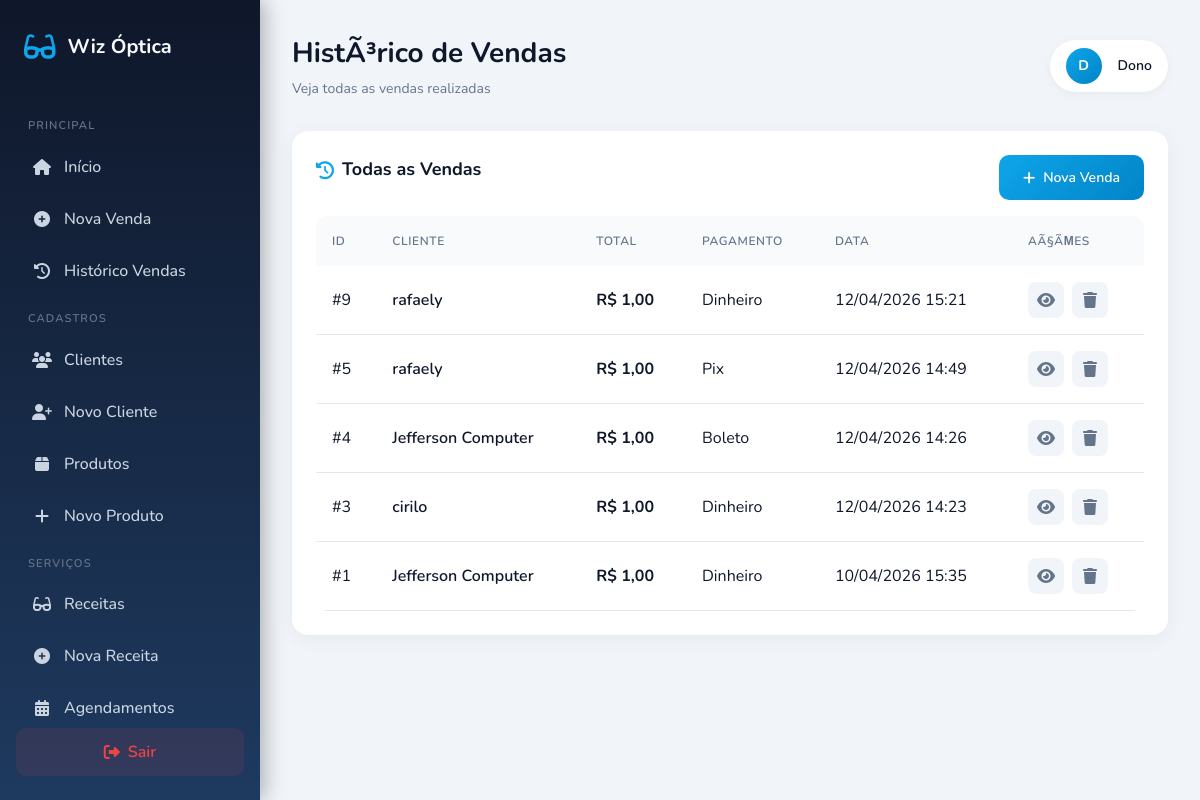
Page /views/vendas/historico.php (signed in) on the committed database.
### tables this page shows
CREATE TABLE `vendas` (
  `id` bigint(20) UNSIGNED NOT NULL,
  `cliente_id` int(11) DEFAULT NULL,
  `usuario_id` int(11) DEFAULT NULL,
  `total` decimal(10,2) DEFAULT NULL,
  `forma_pagamento` varchar(30) DEFAULT NULL,
  `data_venda` timestamp NOT NULL DEFAULT current_timestamp()
);

CREATE TABLE `clientes` (
  `id` bigint(20) UNSIGNED NOT NULL,
  `nome` varchar(100) NOT NULL,
  `telefone` varchar(20) DEFAULT NULL,
  `cpf` varchar(14) DEFAULT NULL,
  `email` varchar(100) DEFAULT NULL,
  `data_nascimento` date DEFAULT NULL,
  `criado_em` timestamp NOT NULL DEFAULT current_timestamp(),
  `endereco` text DEFAULT NULL,
  `bairro` text DEFAULT NULL,
  `numero` int(11) DEFAULT NULL
);

### views/vendas/historico.php (the view, shortened to what this page needs)
<?php
$db = Database::getInstance()->getConnection();
try {
    $stmt = $db->query("SELECT v.*, c.nome as cliente_nome FROM vendas v LEFT JOIN clientes c ON v.cliente_id = c.id ORDER BY v.id DESC");
    $vendas = $stmt->fetchAll();
} catch (PDOException $e) {
    error_log("Erro: " . $e->getMessage());
    $vendas = [];
}
include __DIR__ . '/../layout_base.php';
?>
<div class="card">
    <div class="flex justify-between items-center mb-4">
        <h2 class="card-title">
            <i class="fas fa-history"></i>
            Todas as Vendas
        </h2>
        <a href="nova.php" class="btn btn-primary">
            <i class="fas fa-plus"></i>
            Nova Venda
        </a>
    </div>
    <?php if (empty($vendas)): ?>
    <div class="empty-state">
        <i class="fas fa-shopping-cart"></i>
        <h3>Nenhuma venda realizada</h3>
        <p>Comece criando sua primeira venda.</p>
        <a href="nova.php" class="btn btn-primary mt-4">
            <i class="fas fa-plus"></i>
            Criar Venda
        </a>
    </div>
    <?php else: ?>
    <div class="table-container">
        <table class="table">
            <thead>
                <tr>
                    <th>ID</th>
                    <th>Cliente</th>
                    <th>Total</th>
                    <th>Pagamento</th>
                    <th>Data</th>
                    <th>AÃ§Ãµes</th>
                </tr>
            </thead>
            <tbody>
                <?php foreach ($vendas as $v): ?>
                <tr>
                    <td>#<?php echo $v['id']; ?></td>
                    <td class="font-semibold"><?php echo htmlspecialchars($v['cliente_nome'] ?? 'Sem cliente'); ?></td>
                    <td class="font-bold text-green-600">R$ <?php echo number_format($v['total'] ?? 0, 2, ',', '.'); ?></td>
                    <td><?php echo htmlspecialchars(ucfirst($v['forma_pagamento'] ?? '-')); ?></td>
                    <td><?php echo $v['data_venda'] ? date('d/m/Y H:i', strtotime($v['data_venda'])) : '-'; ?></td>
                    <td>
                        <div class="actions">
                            <a href="visualizar.php?id=<?php echo $v['id']; ?>" class="btn-icon" title="Visualizar">
                                <i class="fas fa-eye"></i>
                            </a>
                            <a href="excluir.php?id=<?php echo $v['id']; ?>" class="btn-icon danger" title="Excluir" onclick="return confirm('Tem certeza que deseja excluir esta venda?');">
                                <i class="fas fa-trash"></i>
                            </a>
                        </div>
                    </td>
                </tr>
                <?php endforeach; ?>
            </tbody>
        </table>
    </div>
    <?php endif; ?>
</div>
<?php include __DIR__ . '/../layout_end.php'; ?>

### views/layout_base.php (style rules this page uses)
* { box-sizing: border-box; margin: 0; padding: 0; }
body { font-family: 'Nunito', sans-serif; background: #f1f5f9; }
.card { background: white; border-radius: 16px; padding: 1.5rem; box-shadow: 0 4px 20px rgba(0,0,0,0.05); margin-bottom: 1.5rem; }
.card-title { font-size: 1.125rem; font-weight: 700; color: #0f172a; margin-bottom: 1rem; display: flex; align-items: center; gap: 0.5rem; }
.card-title i { color: #0ea5e9; }
.btn { display: inline-flex; align-items: center; gap: 0.5rem; padding: 0.75rem 1.5rem; border-radius: 10px; font-weight: 600; font-family: inherit; font-size: 0.875rem; cursor: pointer; transition: all 0.2s ease; border: none; }
.btn-primary { background: linear-gradient(135deg, #0ea5e9, #0284c7); color: white; }
.table-container { overflow-x: auto; border-radius: 12px; }
.table { width: 100%; border-collapse: collapse; }
.table th { background: #f8fafc; padding: 1rem; text-align: left; font-size: 0.75rem; text-transform: uppercase; letter-spacing: 0.05em; color: #64748b; font-weight: 600; }
.table td { padding: 1rem; border-bottom: 1px solid #e2e8f0; color: #0f172a; }
.actions { display: flex; gap: 0.5rem; }
.btn-icon { width: 36px; height: 36px; display: inline-flex; align-items: center; justify-content: center; border-radius: 8px; background: #f1f5f9; color: #64748b; transition: all 0.2s ease; }

### rows in the picture
vendas: id "9", cliente.nome "rafaely", total "1,00", forma_pagamento "Dinheiro", data_venda "12/04/2026 15:21"
vendas: id "5", cliente.nome "rafaely", total "1,00", forma_pagamento "Pix", data_venda "12/04/2026 14:49"
vendas: id "4", cliente.nome "Jefferson Computer", total "1,00", forma_pagamento "Boleto", data_venda "12/04/2026 14:26"
vendas: id "3", cliente.nome "cirilo", total "1,00", forma_pagamento "Dinheiro", data_venda "12/04/2026 14:23"
vendas: id "1", cliente.nome "Jefferson Computer", total "1,00", forma_pagamento "Dinheiro", data_venda "10/04/2026 15:35"

### other values in the picture
$currentPage "HistÃ³rico de Vendas"
$currentModule "Veja todas as vendas realizadas"
substr($_SESSION['usuario_nome'] ?? 'U', 0, 1) "D"
$_SESSION['usuario_nome'] "Dono"
